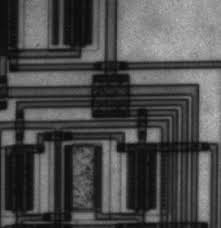
#> input picture circuit.jpg, 221 x 228 px
$ python filtros.py
#> lines starting #> are read from the running program, lines starting #| are printed output that depends on the picture
#> further down, img is the input picture: shape (228, 221); min 5, max 190, mean 76.3
import argparse
import numpy as np
import cv2
import math
from math import *


# [99 lines left out: functions media, mediana, maximo, minimo, gauss, not called in this run]


def laPlace(img):
    ###################
    #  0  #  1  #  0  #
    ###################
    #  1  # -4  #  1  #
    ###################
    #  0  #  1  #  0  #
    ###################
    laplace = [[0,1,0],
               [1,-4,1],
               [0,1,0]]
    rows, cols = img.shape
#> rows = 228; cols = 221
    newImg = img.copy()

    for i in range(1, rows-1):
        for j in range(1, cols-1):
            aux=0
            for x in range (-1,2):
                for y in range (-1,2):
                    aux+=img[i+x][j+y]*laplace[1+x][1+y]
            if(aux > 255):
                newImg[i][j] = 255
            elif(aux < 0):
                newImg[i][j] = 0
            else:
                newImg[i][j] = aux
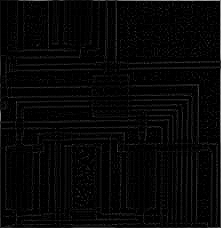
#> newImg: shape (228, 221); min 0, max 168, mean 6.5
    return newImg

def sobel(img):

    Sx = [ [1,0,-1],
           [2,0,-2],
           [1,0,-1]]
    Sy = [ [-1,-2,-1],
          [0,0,0],
          [1,2,1]]
    rows, cols = img.shape
#> rows = 228; cols = 221

    Gx = img.copy()
    Gy = img.copy()

    for i in range(1, rows-1):
        for j in range(1, cols-1):
            aux=0
            for x in range (-1,2):
                for y in range (-1,2):
                    aux+=img[i+x][j+y]*Sx[1+x][1+y]
            if(aux > 255):
                Gx[i][j] = 255
            elif(aux < 0):
                Gx[i][j] = 0
            else:
                Gx[i][j] = aux
            aux=0
            for x in range (-1,2):
                for y in range (-1,2):
                    aux+=img[i+x][j+y]*Sy[1+x][1+y]
            if(aux > 255):
                Gy[i][j] = 255
            elif(aux < 0):
                Gy[i][j] = 0
            else:
                Gy[i][j] = aux
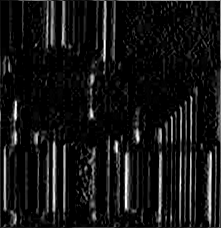
#> Gx: shape (228, 221); min 0, max 255, mean 20.4

    newImg = Gx + Gy
    return newImg

def roberts(image_path):

    #Rx = [[0,0,0],
    #      [0,-1,0],
    #      [0,0,1]]
    #Ry = [[0,0,0],
    #      [0,0,-1],
    #      [0,1,0]]
    rows, cols = img.shape
#> rows = 228; cols = 221

    Gx = img.copy()
    Gy = img.copy()


    for i in range(1, rows-1):
        for j in range(1, cols-1):
            sumx = -1*int(img[i-1][j-1]) + int(img[i][j])
            if(sumx > 255):
                Gx[i][j] = 255
            elif(sumx < 0):
                Gx[i][j] = 0
            else:
                Gx[i][j] = sumx

            sumy = -1*int(img[i-1][j]) + int(img[i][j-1])
            if(sumy > 255):
                Gy[i][j] = 255
            elif(sumy < 0):
                Gy[i][j] = 0
            else:
                Gy[i][j] = sumy
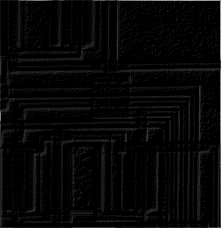
#> Gx: shape (228, 221); min 0, max 168, mean 6.3
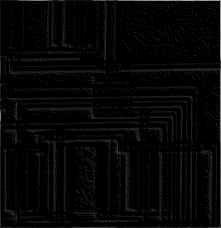
#> Gy: shape (228, 221); min 0, max 168, mean 5.8

    newImg = Gx + Gy
    return newImg

def prewitt(image_path):

     ####################################
    # Sx = [  -1   ,   0   ,   1  ,
    #         -1   ,   0   ,   1  ,
    #         -1   ,   0   ,   1  ]

    # Sy = [  -1  ,   -1  ,   -1  ,
    #         0   ,   0   ,   0   ,
    #         1   ,   1   ,   1   ]

    #####################################
    Sx = [ [-1,0,1],
           [-1,0,1],
           [-1,0,1]]
    Sy = [ [-1,-1,-1],
          [0,0,0],
          [1,1,1]]
    rows, cols = img.shape
#> rows = 228; cols = 221

    Gx = img.copy()
    Gy = img.copy()

    for i in range(1, rows-1):
        for j in range(1, cols-1):
            aux=0
            for x in range (-1,2):
                for y in range (-1,2):
                    aux+=img[i+x][j+y]*Sx[1+x][1+y]
            if(aux > 255):
                Gx[i][j] = 255
            elif(aux < 0):
                Gx[i][j] = 0
            else:
                Gx[i][j] = aux
            aux=0
            for x in range (-1,2):
                for y in range (-1,2):
                    aux+=img[i+x][j+y]*Sy[1+x][1+y]
            if(aux > 255):
                Gy[i][j] = 255
            elif(aux < 0):
                Gy[i][j] = 0
            else:
                Gy[i][j] = aux
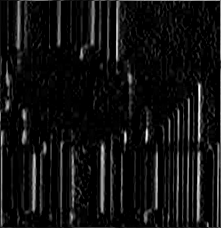
#> Gx: shape (228, 221); min 0, max 255, mean 17.5
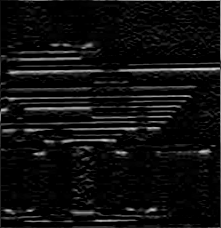
#> Gy: shape (228, 221); min 0, max 218, mean 15.3

    newImg = Gx + Gy
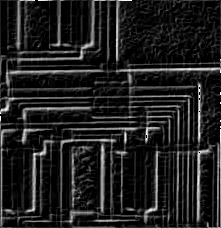
#> newImg: shape (228, 221); min 0, max 255, mean 31.7
    return newImg


img = cv2.imread('../circuit.jpg',0) #BGR #img[rows][cols][channels]
cv2.imshow('Original',img)

# [10 lines of commented-out code are left out]
newImg=laPlace(img)
cv2.imshow('laplace',newImg)
newImg=sobel(img)
cv2.imshow('sobel',newImg)
newImg=roberts(img)
cv2.imshow('roberts',newImg)
newImg=prewitt(newImg)
cv2.imshow('prewitt',newImg)
cv2.waitKey(0)
cv2.destroyAllWindows()

$ run again, with cameraman.jpg copied over circuit.jpg
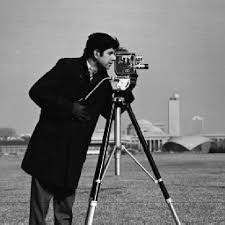
#> input picture cameraman.jpg, 225 x 225 px
#> img is the input picture: shape (225, 225); min 0, max 255, mean 118.8
#> after the loop in prewitt, `for i in range(1, rows-1):`:
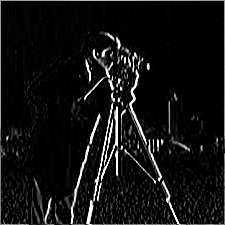
#> Gx: shape (225, 225); min 0, max 255, mean 17.5
#> in prewitt, `newImg = Gx + Gy`:
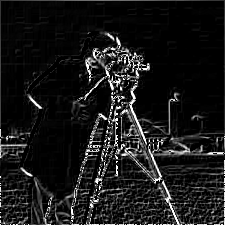
#> newImg: shape (225, 225); min 0, max 255, mean 25
